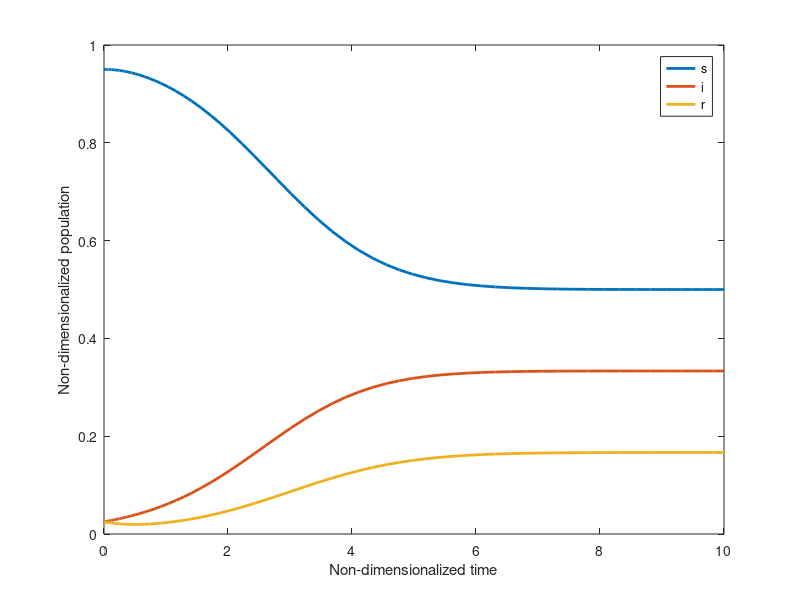

This figure's MATLAB source:
% This is non-dimensionalized, so s, i, r, n, should be multiplied by N
% to get the actual values.

% Define constants
d = 1;
c = 2;
l = 2;

% Non-dimensionalize constants
gamma = c * d;
lambda = l * d;
s0 = 0.95;
i0 = 0.025;
r0 = 0.025;
n0 = s0 + i0 + r0;


% Define functions
%syms s(t) i(t) r(t)

% Define system
%ds = diff(s) == -gamma * s * i + lambda * r;
%di = diff(i) == gamma * s * i - i;
%dr = diff(r) == i - lambda * r;

%system = [ds di dr];
%initial = [n 0 0];

% Convert to Matlab function
%[V, S] = odeToVectorField(system);
%M = matlabFunction(V,'vars',{'t','Y'});

V = @(t,x)[-gamma * x(1) * x(2) + lambda * x(3);
    gamma * x(1) * x(2) - x(2);
    x(2) - lambda * x(3)];

% Endemic solution
% C = ((gamma-1)/(gamma * (lambda+1)));
% V0 = [1/gamma; lambda*C; C];

% Regular solution
V0 = [s0; i0; r0];

[T,Z] = ode45(V, [0 10], V0);

s = Z(:,1);
i = Z(:,2);
r = Z(:,3);

%f1 = fit(T, s, 'poly9');             % fit Rat23 model into y(t) data
%f2 = fit(T, i, 'poly9');             % fit Rat33 model into z(t) data
%f3 = fit(T, r, 'poly9');             % fit Rat33 model into z(t) data

%subplot(2, 2, 1)
%plot(T,s)
%subplot(2, 2, 2)
%plot(T, i)
%subplot(2, 2, 3)
%plot(T, r)
%subplot(2, 2, 4)
plot(T, s, "LineWidth", 2)
hold on;
plot(T, i, "LineWidth", 2)
plot(T, r, "LineWidth", 2)
legend('s', 'i', 'r');
xlabel('Non-dimensionalized time');
ylabel('Non-dimensionalized population');

saveas(gcf, sprintf("short ts s=%02d, i=%02d, r=%02d, l=%02d g=%02d.pdf", s0, i0, r0, lambda, gamma))

% Solve on interval
%interval = [0 20];
%ySol = ode45(M,interval,initial);

% Plot solutions
%tValues = linspace(0,20,100);
%yValues = deval(ySol,tValues,1);
%plot(tValues,yValues)
%hold on;
%yValues1 = deval(ySol,tValues,2);
%plot(tValues,yValues1)
%yValues2 = deval(ySol,tValues,3);
%plot(tValues,yValues2)
%legend('s', 'i', 'r');

